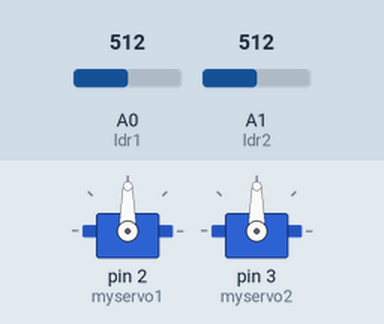
The sketch below on a simulated Arduino Uno, built with avr-gcc and run on an emulated ATmega328P. On the bench: 2 × servo. The test bench sets the inputs (shaded band); at power-on: A0 (ldr1) = 512, A1 (ldr2) = 512.

Above: at 2.2 s.
2.3 s: A0 (ldr1) set to 538
At 2.9 s:
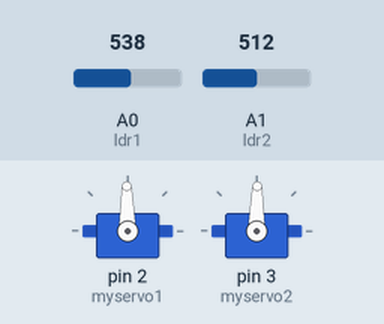
5.3 s: A0 (ldr1) set to 306
8.3 s: A1 (ldr2) set to 332
11.3 s: A1 (ldr2) set to 305
At 12.0 s:
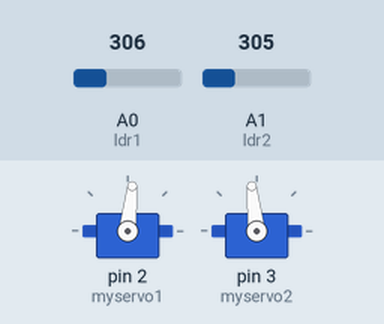
12.8 s: A0 (ldr1) set to 280
At 15.7 s:
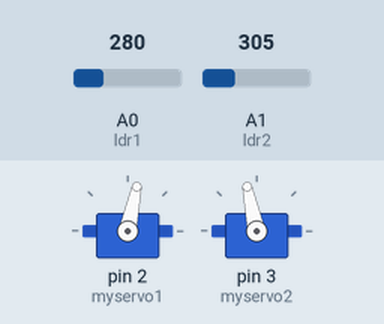
15.8 s: A0 (ldr1) set to 511
At 28.26 s:
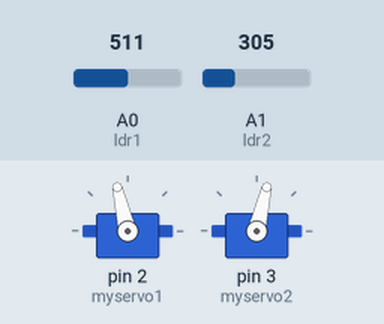
Timing chart, 0 to 28.5 s (numbered marks = the images above; inputs shaded):
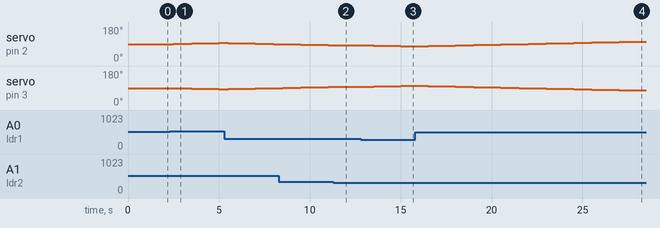

Measured:
- after the input at 2.3 s, servo on pin 2 (myservo1): moves from 90° to 96° over 2.5 s, starting after 0.20 s; servo on pin 3 (myservo2): moves from 90° to 84° over 2.5 s, starting after 0.20 s
- after the input at 11.3 s, servo on pin 2 (myservo1): stays 84° (without the input it goes to 83° after 0.21 s); servo on pin 3 (myservo2): stays 96° (without the input it goes to 97° after 0.21 s)
- after the input at 12.8 s, servo on pin 2 (myservo1): moves from 84° to 78° over 2.5 s, starting after 0.21 s; servo on pin 3 (myservo2): moves from 96° to 102° over 2.5 s, starting after 0.21 s

The sketch:

solar_tracker.ino
```cpp
#include <Servo.h> //includes the servo library
Servo myservo1,myservo2;
#define ldr1 A0 //set ldr 1 Analog input pin of East ldr as an integer
#define ldr2 A1 //set ldr 2 Analog input pin of West ldr as an integer
int pos1 = 90; // initial position of the Horizontal movement controlling servo motor1
int pos2 = 90; // initial position of the Horizontal movement controlling servo motor2
int tolerance = 10; // allowable tolerance setting - so solar servo motor isn't constantly in motion


void setup ()
{
    myservo1.attach(2); // attaches the servo1 on digital pin 2 to the horizontal movement
    myservo2.attach(3); //attaches the servo2 on digital pin 3 to the horizontal movement
    pinMode (ldr1, INPUT); //set East ldr pin as an input
    pinMode (ldr2, INPUT); //set West ldr pin as an input
    myservo1.write(pos1); // write the starting position of the horizontal movement servo motor1
    myservo2.write(pos2); // write the starting position of the horizontal movement servo motor2
    delay (1000); // 1 second delay to allow the solar panel to move to its staring position before comencing solar tracking
}
void loop ()
{
    int val1 = analogRead(ldr1); // read the value of ldr 1
    int val2 = analogRead(ldr2); // read the value of ldr 2
    if ((abs (val1 - val2) <= tolerance) || (abs (val2 - val1) <= tolerance))
    {
        //no servo motor horizontal movement will take place if the ldr value is within the allowable tolerance
    }
    else
    {
        if (val1 > val2) // if ldr1 senses more light than ldr2
        {
            pos1 = pos1+1; // increment the 90 degree poistion of the horizontal servo motor1
            pos2 = pos2-1; // decrement the 90 degree poistion of the horizontal servo motor2
        }
        if (val1 < val2) // if ldr2 senses more light than ldr1
        {
            pos1 = pos1-1; //decrement the 90 degree poistion of the horizontal servo motor1
            pos2 = pos2+1; //increment the 90 degree poistion of the horizontal servo motor2
        }
    }
    if (pos1 > 180 && pos2 < 0)
    {
        pos1 = 180;
        pos2 = 0;
    } // reset the horizontal postion of the motor1 to 180 and motor2 to 0 if it tries to move past these point
    if (pos1 < 0 && pos2 > 180)
    {
        pos1 = 0;
        pos2 = 180;
    } // reset the horizontal postion of the motor1 to 180 and motor2 to 0 if it tries to move past these point
    myservo1.write(pos1); //write the starting position to the horizontal motor1
    myservo2.write(pos2); //write the starting position to the horizontal motor2
    delay (500);
}
```
